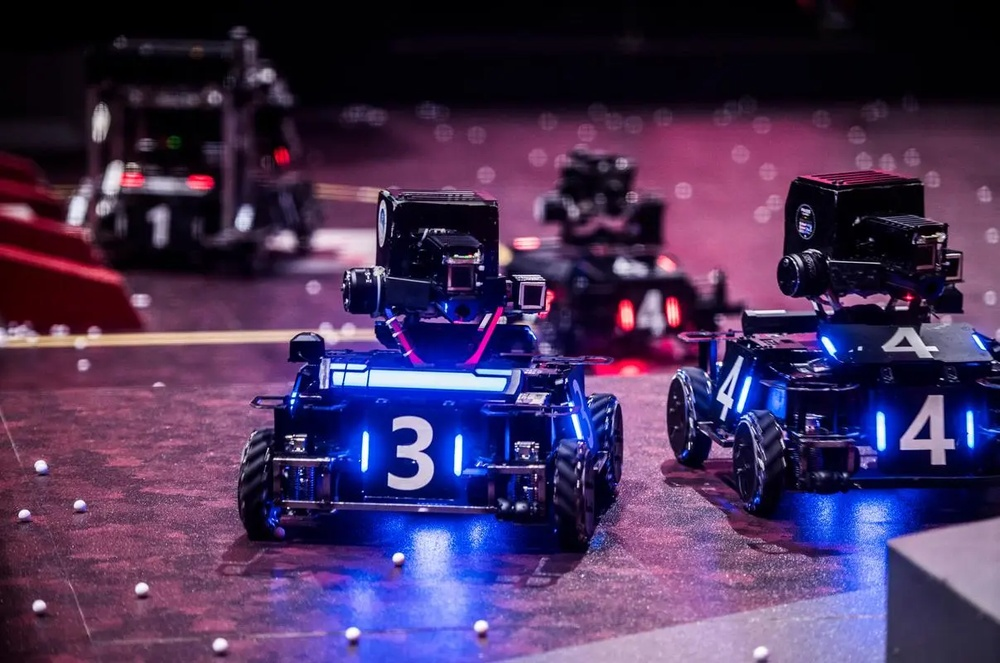
//> input picture light_bar_matching/build/test.jpg, 1000 x 663 px, shrunk from 1207 x 800 before the run
$ ./main   (built with g++ and OpenCV 4)
//> lines starting //> are read from the running program, lines starting //| are printed output that depends on the picture; after the words box and inside, x2 and y2 are one past the last pixel; in counts of white or black regions, pixels touching at a corner belong together
### light_bar_matching/armor.hpp
// Copyright 2022 Chen Jun
// Licensed under the MIT License.

#ifndef ARMOR_DETECTOR__ARMOR_HPP_
#define ARMOR_DETECTOR__ARMOR_HPP_

#include <opencv2/core.hpp>

// STL
#include <algorithm>
#include <string>

const int RED = 0;
const int BLUE = 1;

enum class ArmorType { SMALL, LARGE, INVALID };
const std::string ARMOR_TYPE_STR[3] = {"small", "large", "invalid"};

struct Light : public cv::RotatedRect
{
  Light() = default;
  explicit Light(cv::RotatedRect box) : cv::RotatedRect(box)
  {
    cv::Point2f p[4];
    box.points(p);
    std::sort(p, p + 4, [](const cv::Point2f & a, const cv::Point2f & b) { return a.y < b.y; });
    top = (p[0] + p[1]) / 2;
    bottom = (p[2] + p[3]) / 2;

    length = cv::norm(top - bottom);
    width = cv::norm(p[0] - p[1]);

    tilt_angle = std::atan2(std::abs(top.x - bottom.x), std::abs(top.y - bottom.y));
    tilt_angle = tilt_angle / CV_PI * 180;
  }

  int color;
  cv::Point2f top, bottom;
  double length;
  double width;
  float tilt_angle;
};

struct Armor
{
  Armor() = default;
  Armor(const Light & l1, const Light & l2)
  {
    if (l1.center.x < l2.center.x) {
      left_light = l1, right_light = l2;
    } else {
      left_light = l2, right_light = l1;
    }
    center = (left_light.center + right_light.center) / 2;
  }

  // Light pairs part
  Light left_light, right_light;
  cv::Point2f center;
  ArmorType type;

  // Number part
  cv::Mat number_img;
  std::string number;
  float confidence;
  std::string classfication_result;
};

// namespace rm_auto_aim

#endif  // ARMOR_DETECTOR__ARMOR_HPP_

### light_bar_matching/detector.hpp
// Copyright 2022 Chen Jun
// Licensed under the MIT License.

#ifndef ARMOR_DETECTOR__DETECTOR_HPP_
#define ARMOR_DETECTOR__DETECTOR_HPP_

// OpenCV
#include <opencv2/core.hpp>
#include <opencv2/core/types.hpp>

// STD
#include <cmath>
#include <string>
#include <vector>

#include "armor.hpp"

class Detector
{
public:
  struct LightParams
  {
    // width / height
    double min_ratio = 0.1;
    double max_ratio = 0.4;
    // vertical angle
    double max_angle = 40.0;
  };

  struct ArmorParams
  {
    double min_light_ratio = 0.7;
    // light pairs distance
    double min_small_center_distance = 0.8;
    double max_small_center_distance = 3.2;
    double min_large_center_distance = 3.2;
    double max_large_center_distance = 5.5;
    // horizontal angle
    double max_angle = 35.0;
  };

  Detector(const int & bin_thres, const int & color);

  std::vector<Armor> detect(const cv::Mat & input);

  cv::Mat preprocessImage(const cv::Mat & input);
  std::vector<Light> findLights(const cv::Mat & rbg_img, const cv::Mat & binary_img);
  std::vector<Armor> matchLights(const std::vector<Light> & lights);

  // For debug usage
  cv::Mat getAllNumbersImage();
  void drawResults(cv::Mat & img);

  void WholeProcess(cv::Mat & ori_img);

  int binary_thres;
  int detect_color;
  LightParams l;
  ArmorParams a;

  // std::unique_ptr<NumberClassifier> classifier;

  // Debug msgs
  cv::Mat binary_img;
  // auto_aim_interfaces::msg::DebugLights debug_lights;
  // auto_aim_interfaces::msg::DebugArmors debug_armors;

private:
  bool isLight(const Light & possible_light);
  bool containLight(
    const Light & light_1, const Light & light_2, const std::vector<Light> & lights);
  ArmorType isArmor(const Light & light_1, const Light & light_2);

  std::vector<Light> lights_;
  std::vector<Armor> armors_;

  const int Light_draw_strike = 3;
  const int Armor_draw_strike = 5;
};

// namespace rm_auto_aim

#endif  // ARMOR_DETECTOR__DETECTOR_HPP_

### light_bar_matching/detector.cpp
// Copyright (c) 2022 ChenJun
// Licensed under the MIT License.

// OpenCV
#include <opencv2/core.hpp>
#include <opencv2/core/base.hpp>
#include <opencv2/core/mat.hpp>
#include <opencv2/core/types.hpp>
#include <opencv2/imgproc.hpp>
#include <opencv2/opencv.hpp>
// STD
#include <algorithm>
#include <cmath>
#include <vector>

#include "detector.hpp"

Detector::Detector(
  const int & bin_thres, const int & color)
: binary_thres(bin_thres), detect_color(color){}

// [13 lines left out: function detect, not called in this run]

cv::Mat Detector::preprocessImage(const cv::Mat & rgb_img)
{
  cv::Mat gray_img;
  cv::cvtColor(rgb_img, gray_img, cv::COLOR_RGB2GRAY);

  cv::Mat binary_img;
  cv::threshold(gray_img, binary_img, binary_thres, 255, cv::THRESH_BINARY);

  return binary_img;
}

std::vector<Light> Detector::findLights(const cv::Mat & rbg_img, const cv::Mat & binary_img)
{
  using std::vector;
  vector<vector<cv::Point>> contours;
  vector<cv::Vec4i> hierarchy;
  cv::findContours(binary_img, contours, hierarchy, cv::RETR_EXTERNAL, cv::CHAIN_APPROX_SIMPLE);

  vector<Light> lights;

  for (const auto & contour : contours) {
    if (contour.size() < 5) continue;

    auto r_rect = cv::minAreaRect(contour);
    auto light = Light(r_rect);

    if (isLight(light)) {
      auto rect = light.boundingRect();
      if (  // Avoid assertion failed
        0 <= rect.x && 0 <= rect.width && rect.x + rect.width <= rbg_img.cols && 0 <= rect.y &&
        0 <= rect.height && rect.y + rect.height <= rbg_img.rows) {
        int sum_r = 0, sum_b = 0;
        auto roi = rbg_img(rect);
        // Iterate through the ROI
        for (int i = 0; i < roi.rows; i++) {
          for (int j = 0; j < roi.cols; j++) {
            if (cv::pointPolygonTest(contour, cv::Point2f(j + rect.x, i + rect.y), false) >= 0) {
              // if point is inside contour
              sum_r += roi.at<cv::Vec3b>(i, j)[0];
              sum_b += roi.at<cv::Vec3b>(i, j)[2];
            }
          }
        }
        // Sum of red pixels > sum of blue pixels ?
        light.color = sum_r > sum_b ? RED : BLUE;
        lights.emplace_back(light);
      }
    }
  }

  return lights;
}

bool Detector::isLight(const Light & light)
{
  // The ratio of light (short side / long side)
  float ratio = light.width / light.length;
  bool ratio_ok = l.min_ratio < ratio && ratio < l.max_ratio;

  bool angle_ok = light.tilt_angle < l.max_angle;

  bool is_light = ratio_ok && angle_ok;

  // Fill in debug information

  return is_light;
}

std::vector<Armor> Detector::matchLights(const std::vector<Light> & lights)
{
  std::vector<Armor> armors;

  // Loop all the pairing of lights
  for (auto light_1 = lights.begin(); light_1 != lights.end(); light_1++) {
    for (auto light_2 = light_1 + 1; light_2 != lights.end(); light_2++) {
      // std::cout << light_1->color << light_2->color << std::endl;
      if (light_1->color != detect_color || light_2->color != detect_color) continue;

      if (containLight(*light_1, *light_2, lights)) {
        continue;
      }

      auto type = isArmor(*light_1, *light_2);
      std::string armor_type_str = ARMOR_TYPE_STR[static_cast<int>(type) - 1];

      // std::cout << armor_type_str << std::endl;

      if (type != ArmorType::INVALID) {
        auto armor = Armor(*light_1, *light_2);
        armor.type = type;
        armors.emplace_back(armor);
      }
    }
  }

  return armors;
}

// Check if there is another light in the boundingRect formed by the 2 lights
bool Detector::containLight(
  const Light & light_1, const Light & light_2, const std::vector<Light> & lights)
{
  auto points = std::vector<cv::Point2f>{light_1.top, light_1.bottom, light_2.top, light_2.bottom};
  auto bounding_rect = cv::boundingRect(points);

  for (const auto & test_light : lights) {
    if (test_light.center == light_1.center || test_light.center == light_2.center) continue;

    if (
      bounding_rect.contains(test_light.top) || bounding_rect.contains(test_light.bottom) ||
      bounding_rect.contains(test_light.center)) {
      return true;
    }
  }

  return false;
}

ArmorType Detector::isArmor(const Light & light_1, const Light & light_2)
{
  // Ratio of the length of 2 lights (short side / long side)
  float light_length_ratio = light_1.length < light_2.length ? light_1.length / light_2.length
                                                             : light_2.length / light_1.length;
  bool light_ratio_ok = light_length_ratio > a.min_light_ratio;

  // Distance between the center of 2 lights (unit : light length)
  float avg_light_length = (light_1.length + light_2.length) / 2;
  float center_distance = cv::norm(light_1.center - light_2.center) / avg_light_length;
  bool center_distance_ok = (a.min_small_center_distance <= center_distance &&
                             center_distance < a.max_small_center_distance) ||
                            (a.min_large_center_distance <= center_distance &&
                             center_distance < a.max_large_center_distance);

  // Angle of light center connection
  cv::Point2f diff = light_1.center - light_2.center;
  float angle = std::abs(std::atan(diff.y / diff.x)) / CV_PI * 180;
  bool angle_ok = angle < a.max_angle;

  bool is_armor = light_ratio_ok && center_distance_ok && angle_ok;
  // std::cout << light_ratio_ok << center_distance_ok << angle_ok << std::endl;
  // Judge armor type
  ArmorType type;
  if (is_armor) {
    type = center_distance > a.min_large_center_distance ? ArmorType::LARGE : ArmorType::SMALL;
  } else {
    type = ArmorType::INVALID;
  }

  // Fill in debug information

  return type;
}

// [15 lines left out: function getAllNumbersImage, not called in this run]

void Detector::drawResults(cv::Mat & img)
{
  // Draw Lights
  for (const auto & light : lights_) {
    cv::circle(img, light.top, 3, cv::Scalar(255, 255, 255), Light_draw_strike);
    cv::circle(img, light.bottom, 3, cv::Scalar(255, 255, 255), Light_draw_strike);
    auto line_color = light.color == RED ? cv::Scalar(255, 255, 0) : cv::Scalar(255, 0, 255);
    cv::line(img, light.top, light.bottom, line_color, Light_draw_strike);
  }

  // Draw armors
  for (const auto & armor : armors_) {
    cv::line(img, armor.left_light.top, armor.right_light.bottom, cv::Scalar(0, 255, 0), Armor_draw_strike);
    cv::line(img, armor.left_light.bottom, armor.right_light.top, cv::Scalar(0, 255, 0), Armor_draw_strike);
  }

  // Show numbers and confidence
  // for (const auto & armor : armors_) {
  //   cv::putText(
  //     img, armor.classfication_result, armor.left_light.top, cv::FONT_HERSHEY_SIMPLEX, 0.8,
  //     cv::Scalar(0, 255, 255), 2);
  // }
}

void Detector::WholeProcess(cv::Mat & ori_img){
  binary_img = preprocessImage(ori_img);
  cv::imshow("bin_img", binary_img);
  lights_ = findLights(ori_img, binary_img);
  std::cout << "Lights detected number: " << lights_.size() << std::endl;
  armors_ = matchLights(lights_);
  std::cout << "Armors detected number: " << armors_.size() << std::endl;
  drawResults(ori_img);
}
// namespace rm_auto_aim

### light_bar_matching/main.cpp
//  Phx Liang Feng 2024/8/20
#include <opencv2/opencv.hpp>

#include<iostream>

#include"detector.hpp"

int main(){
    // std::cout << "current file_path is: " << __FILE__ << std::endl;

    const int bin_tres = 130;
    const int detect_color = 1;
    // 分别为二值化阈值与Detector要检测的颜色

    Detector detector_(bin_tres,detect_color);

    std::string picName = "test.jpg";

    cv::Mat ori_image = cv::imread(picName);
//> ori_image is the input picture: 663 rows x 1000 cols, CV_8UC3; mean B, G, R 89.8, 50.2, 72.1

    // image = cv::imread("test.jpg");

    // 检查图像是否读取成功，如果图像文件位置与可执行文件不在同一目录下，尝试在可执行文件的上级目录进行读取
    if (ori_image.empty()) {
        std::cout << "Failed to read image. Help you check outside the build folder\n";
        ori_image = cv::imread("../" + picName);
        if (ori_image.empty()){
            std::cerr << "Failed to read image. Check your path or filename" << std::endl;
            return 1;
        }
    }

    // 显示图像
    // cv::imshow("Input", ori_image);
    // cv::waitKey(0); // 按键按下再继续

    cv::cvtColor(ori_image, ori_image, cv::COLOR_BGR2RGB);
    // 默认的，opencv读取图片以bgr为通道排布，需要转化成rgb。如果是相机读入或许不用？

    // detector_.binary_img = detector_.preprocessImage(ori_image);
    // detector_.findLights(ori_image,detector_.binary_img)
    detector_.WholeProcess(ori_image);
//> in preprocessImage, `cv::cvtColor(rgb_img, gray_img, cv::COLOR_RGB2GRAY);`:
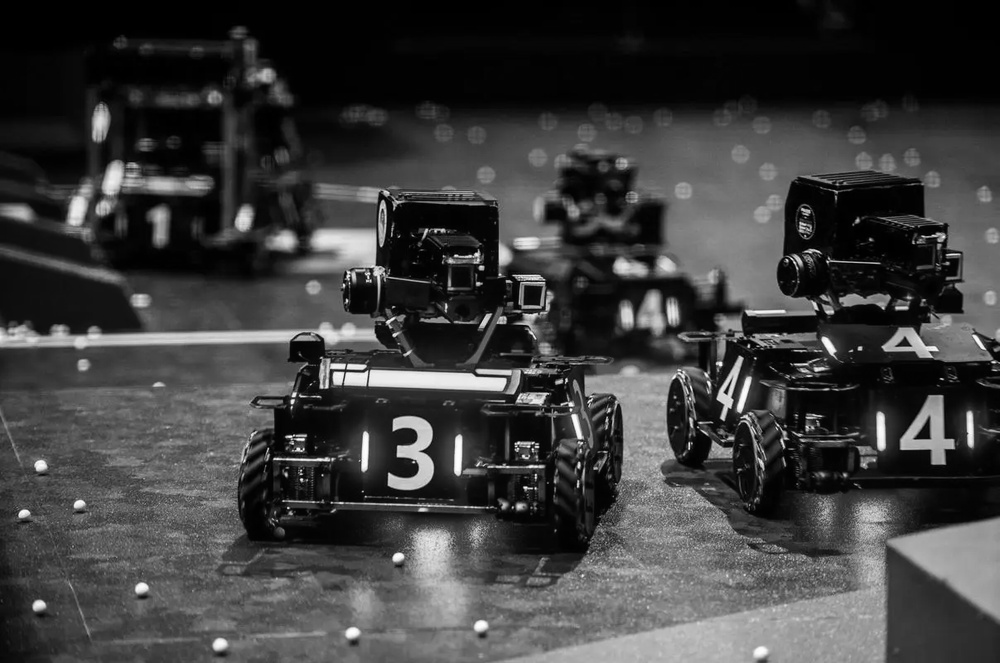
//> gray_img: 663 rows x 1000 cols, CV_8UC1; min 0, max 255, mean 61.3
//> in preprocessImage, `cv::threshold(gray_img, binary_img, binary_thres, 255, cv::THRESH_BINA..`:
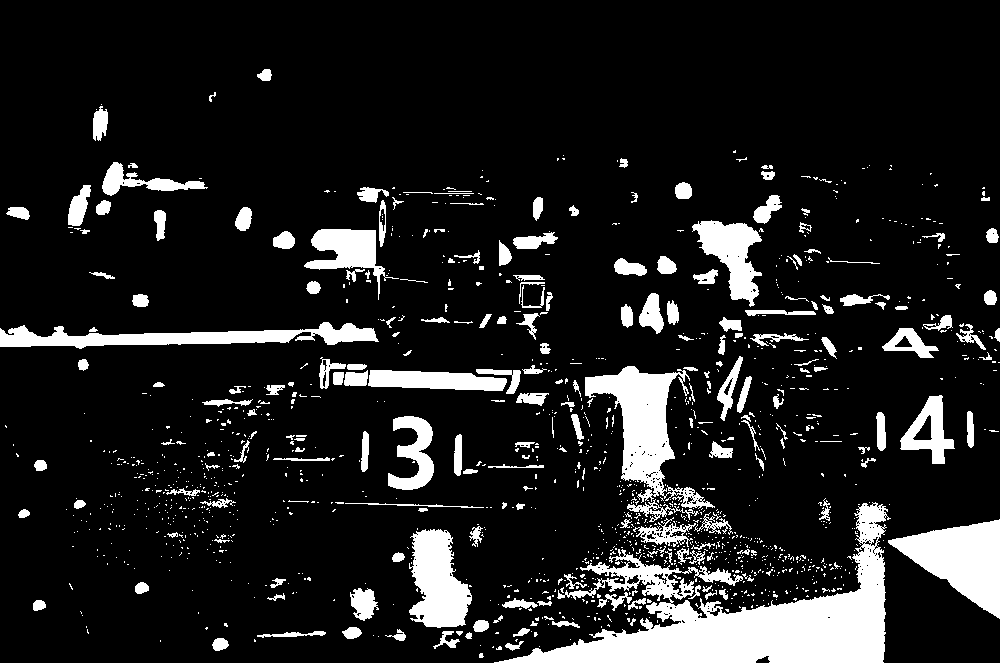
//> binary_img: 663 rows x 1000 cols, CV_8UC1; 12.7% white; 1381 white regions (1163 under 20 px)
//> in findLights, `cv::findContours(binary_img, contours, hierarchy, cv::RETR_EXTERNAL, c..`: contours = 1376 contours, 1226 with area under 20; largest, box (x1, y1, x2, y2) and area: (494, 502, 891, 663) 20891, (585, 366, 715, 509) 6230, (888, 519, 1000, 619) 5647, (0, 322, 379, 349) 4283, (409, 529, 472, 628) 4068
//> the loop in findLights, `for (const auto & contour : contours)` made 1376 passes
//> (r_rect, top in Light, bottom in Light, length in Light, width in Light, tilt_angle in Light, ratio in isLight, ratio_ok in isLight) on passes 22, 46: (centre (87.2, 631.1), size (0.9, 4.1), angle -18.4, Point(86.55, 629.2), Point(87.85, 633.1), 4.11, 0.949, 18.43, 0.231, true), (centre (608.8, 618.1), size (1.3, 7.2), angle -26.6, Point(607.2, 614.9), Point(610.4, 621.3), 7.16, 1.34, 26.56, 0.187, true)
//> (r_rect, p in Light, top in Light, bottom in Light, length in Light, width in Light, tilt_angle in Light, ratio in isLight) on pass 75: (centre (39, 605), size (10, 12), angle -90, 4 Points (x, y): [33, 600], [45, 600], [45, 610], [33, 610], Point(39, 600), Point(39, 610), 10, 12, 0, 1.2)
//| Lights detected number: 52
//> the loop in matchLights, `for (auto light_1 = lights.begin(); light_1 != lights.end(); light_1++)` made 52 passes
//| Armors detected number: 3
//> the loop in drawResults, `for (const auto & light : lights_)` made 52 passes
//> after the loop in drawResults, `for (const auto & light : lights_)`:
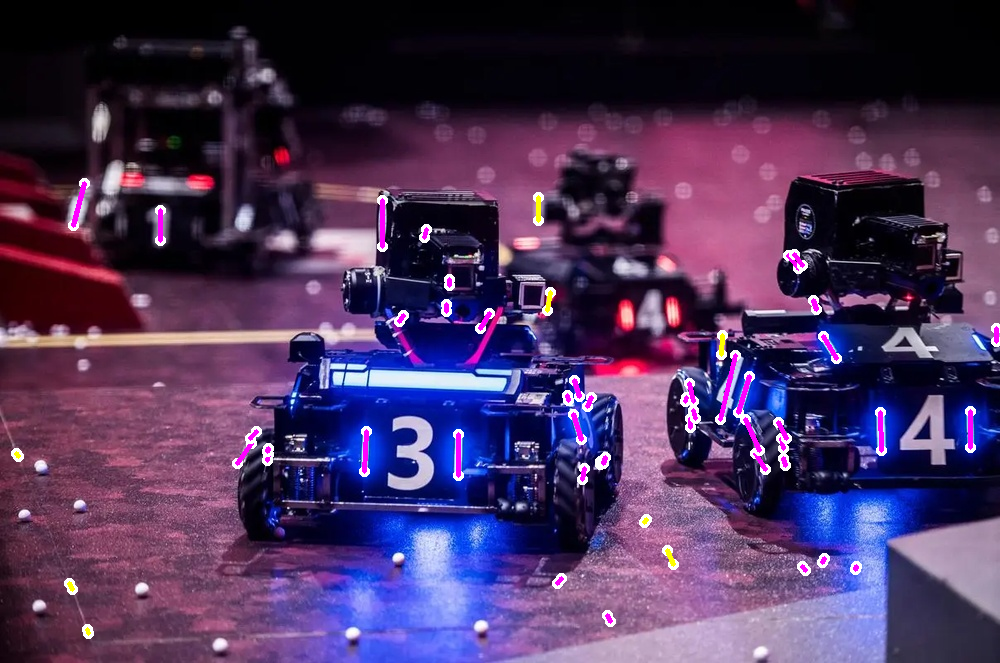
//> img: 663 rows x 1000 cols, CV_8UC3; mean R, G, B 74.6, 51.2, 91.4
//> the loop in drawResults, `for (const auto & armor : armors_)` made 3 passes
//> after the loop in drawResults, `for (const auto & armor : armors_)`:
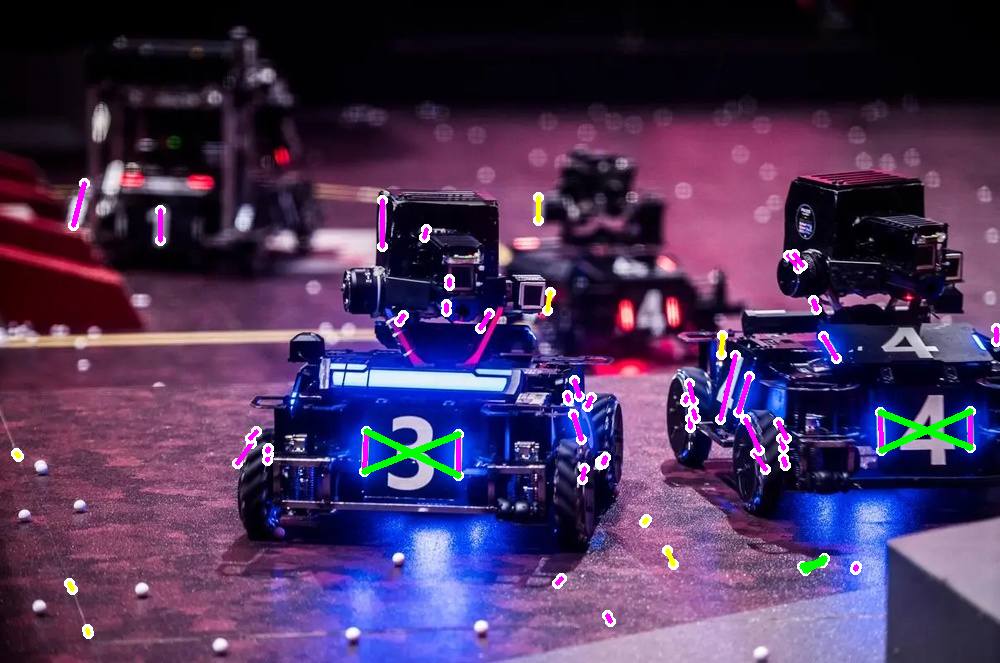
//> img: 663 rows x 1000 cols, CV_8UC3; 0.45% of pixels changed, all inside (x1, y1, x2, y2) = (361, 408, 974, 574)

    cv::cvtColor(ori_image, ori_image, cv::COLOR_RGB2BGR);
    cv::imshow("Result", ori_image);
    cv::waitKey(0);

    std::cout << "success!" << std::endl;
    return 0;
}
